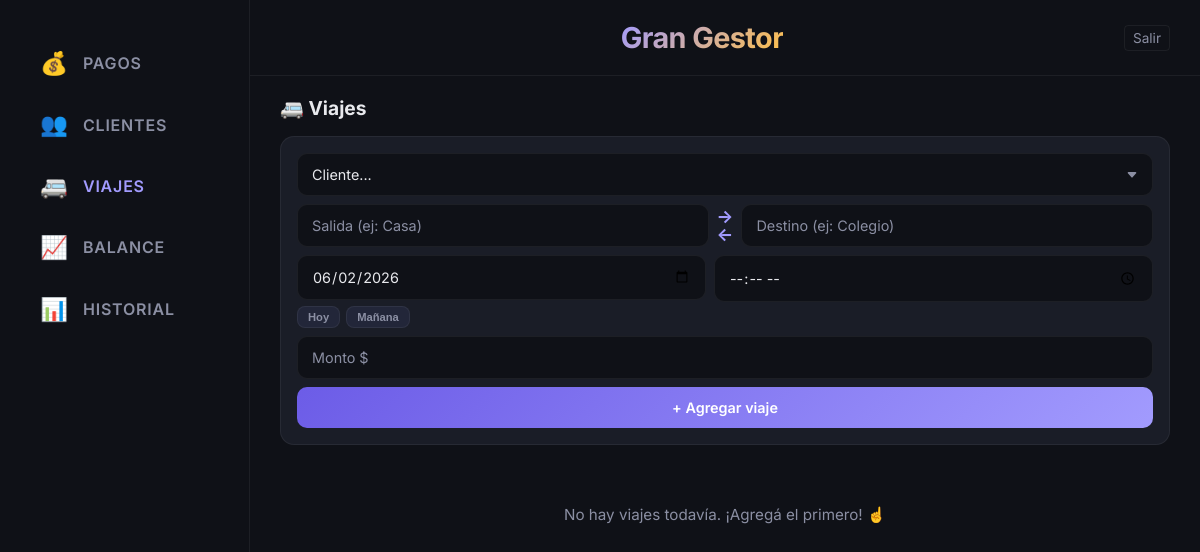
The page /viajes (signed in) on the database as committed earlier.
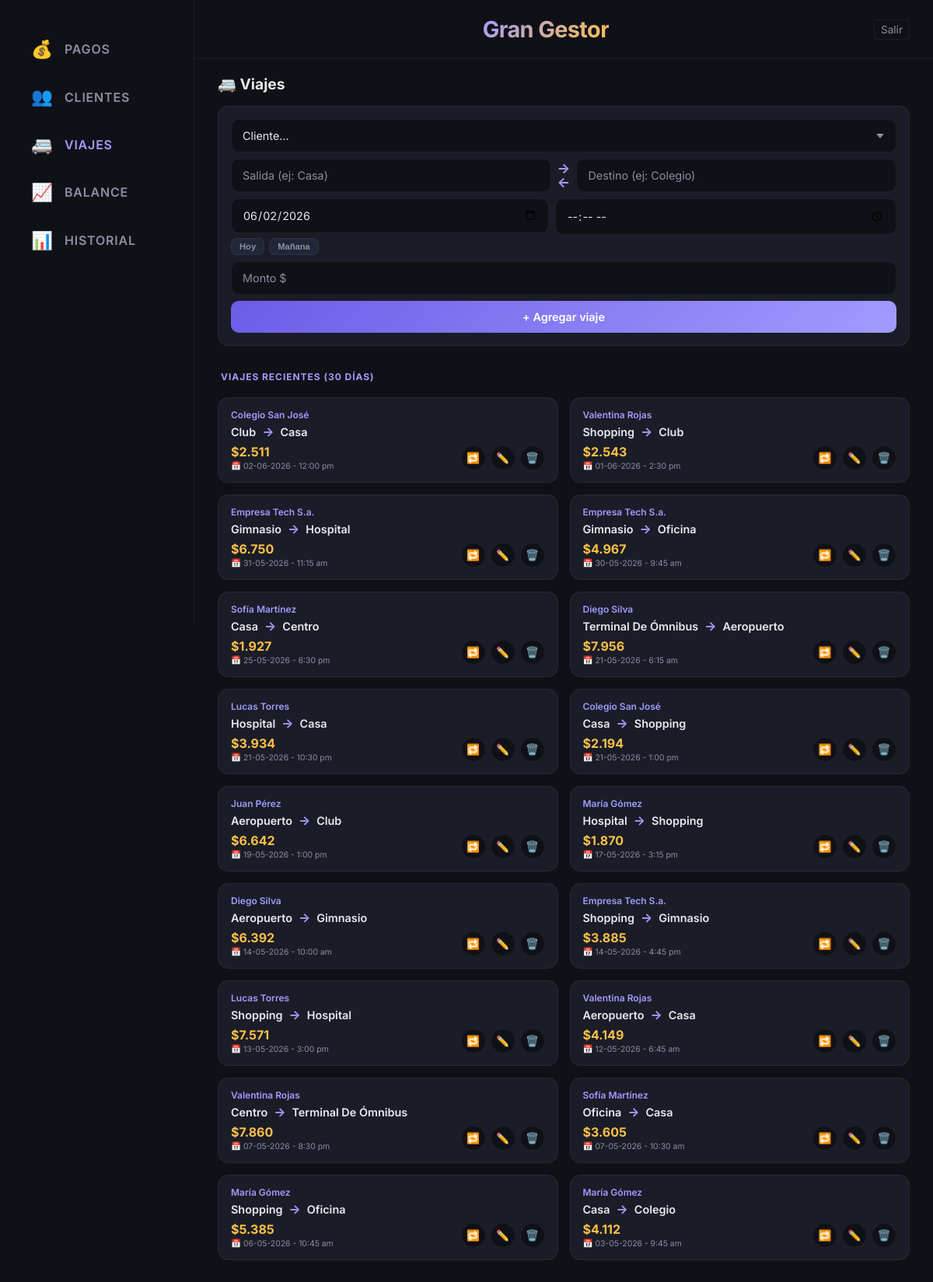
The same page on the database as committed later.
### tables this page shows
CREATE TABLE viajes (id INTEGER PRIMARY KEY AUTOINCREMENT, cliente_id INTEGER NOT NULL, salida TEXT NOT NULL, destino TEXT NOT NULL, monto REAL NOT NULL DEFAULT 0, activo INTEGER NOT NULL DEFAULT 1, fecha_creacion TEXT NOT NULL DEFAULT (date('now')), hora TEXT DEFAULT '', FOREIGN KEY (cliente_id) REFERENCES clientes(id));

CREATE TABLE clientes (id INTEGER PRIMARY KEY AUTOINCREMENT, nombre TEXT NOT NULL, activo INTEGER NOT NULL DEFAULT 1);

### flask_app.py (the view)
@app.route('/viajes')
def viajes():
    db = get_db()
    lista = db.execute('''
        SELECT v.*, c.nombre as cliente_nombre
        FROM viajes v
        JOIN clientes c ON v.cliente_id = c.id
        WHERE v.fecha_creacion >= date('now', '-30 days')
        ORDER BY v.fecha_creacion DESC, v.id DESC
    ''').fetchall()
    clientes_activos = db.execute(
        'SELECT id, nombre FROM clientes WHERE activo = 1 ORDER BY nombre ASC'
    ).fetchall()
    ultimos_viajes = {}
    for c in clientes_activos:
        ultimo = db.execute('''
            SELECT salida, destino, monto, hora
            FROM viajes
            WHERE cliente_id = ?
            ORDER BY id DESC LIMIT 1
        ''', (c['id'],)).fetchone()
        if ultimo:
            ultimos_viajes[c['id']] = {
                'salida': ultimo['salida'],
                'destino': ultimo['destino'],
                'monto': ultimo['monto'],
                'hora': ultimo['hora']
            }
    ahora = get_ahora()
    hoy_str = ahora.strftime('%Y-%m-%d')
    manana_str = (ahora + timedelta(days=1)).strftime('%Y-%m-%d')
    db.close()
    return render_template('viajes.html',
                           viajes=lista,
                           clientes=clientes_activos,
                           ultimos_viajes=ultimos_viajes,
                           hoy=hoy_str,
                           manana=manana_str)

### database.py (called while the page is built)
def get_db():
    try:
        from flask import session, has_request_context
        if has_request_context() and session.get('role') == 'demo':
            db_name = 'demo.db'
        else:
            db_name = 'datos.db'
    except ImportError:
        db_name = 'datos.db'
    DB_PATH = os.path.join(os.path.dirname(os.path.abspath(__file__)), db_name)
    """Obtiene una conexión a la base de datos."""
    conn = sqlite3.connect(DB_PATH)
    conn.row_factory = sqlite3.Row
    conn.execute("PRAGMA foreign_keys = ON")
    return conn

### flask_app.py (called while the page is built)
def get_ahora():
    return datetime.now(ARG_TZ)

@app.before_request
def require_login():
    allow_list = ['login', 'static', 'deploy']
    if request.endpoint not in allow_list and request.endpoint is not None:
        if not session.get('role'):
            return redirect(url_for('login'))

@app.template_filter('formato_pesos')
def formato_pesos(valor):
    try:
        return "{:,.0f}".format(valor).replace(',', '.')
    except (ValueError, TypeError):
        return valor

@app.template_filter('formato_fecha')
def formato_fecha(fecha_str):
    if not fecha_str:
        return ""
    try:
        dt = datetime.strptime(fecha_str, '%Y-%m-%d')
        return dt.strftime('%d-%m-%Y')
    except (ValueError, TypeError):
        return fecha_str

@app.template_filter('formato_hora_12h')
def formato_hora_12h(hora_str):
    if not hora_str:
        return ""
    try:
        dt = datetime.strptime(hora_str, '%H:%M')
        return dt.strftime('%I:%M %p').lower().lstrip('0')
    except (ValueError, TypeError):
        return hora_str

@app.template_filter('cap_palabras')
def cap_palabras(s):
    if not s:
        return ""
    return ' '.join(word.capitalize() for word in s.split())

### templates/viajes.html (shortened to what this page needs)
{% extends 'base.html' %}
{% block content %}
<div class="seccion-titulo">
    <h2>🚐 Viajes</h2>
</div>
{% if clientes %}
<form method="POST" action="{{ url_for('crear_viaje') }}" class="form-nuevo" id="form-nuevo-viaje">
    <div class="form-row">
        <select name="cliente_id" required class="input-field" id="select-cliente">
            <option value="" disabled selected>Cliente...</option>
        </select>
    </div>
    <div class="form-row">
        <input type="text" name="salida" placeholder="Salida (ej: Casa)" required class="input-field" id="input-salida">
        <div class="arrow-container" style="display: flex; flex-direction: column; align-items: center; justify-content: center;">
            <span class="arrow-icon" style="line-height: 1;">→</span>
            <span class="arrow-icon swap-btn" onclick="swapDestinos()" style="cursor: pointer; line-height: 1;" title="Intercambiar Salida y Destino">←</span>
        </div>
        <input type="text" name="destino" placeholder="Destino (ej: Colegio)" required class="input-field" id="input-destino">
    </div>
    <div class="form-row" style="align-items: flex-start;">
        <div style="flex: 1; display: flex; flex-direction: column; gap: 4px;">
            <input type="date" name="fecha" value="{{ hoy }}" required class="input-field" id="input-fecha">
            <div class="date-shortcuts">
                <button type="button" class="btn-shortcut" onclick="setFecha('{{ hoy }}')">Hoy</button>
                <button type="button" class="btn-shortcut" onclick="setFecha('{{ manana }}')">Mañana</button>
            </div>
        </div>
        <input type="time" name="hora" required class="input-field" id="input-hora">
    </div>
    <div class="form-row">
        <input type="number" name="monto" placeholder="Monto $" step="100" min="0" required class="input-field" id="input-monto">
    </div>
    <button type="submit" class="btn-primary" id="btn-agregar-viaje">+ Agregar viaje</button>
</form>
{% else %}
<div class="empty-state" style="padding: 20px">
    <p>Primero necesitás agregar clientes.</p>
    <a href="{{ url_for('clientes') }}" class="btn-primary" style="display:inline-block; margin-top:10px">Ir a Clientes</a>
</div>
{% endif %}
<div class="lista-viajes">
    {% if viajes %}
        <div class="viaje-grupo-header">Viajes Recientes (30 días)</div>
    {% endif %}
    {% for viaje in viajes %}
        <div class="viaje-item {{ 'inactivo' if not viaje.activo }}" id="viaje-{{ viaje.id }}">
            <div class="cliente-nombre" style="font-size: 0.75rem; color: var(--accent-light); margin-bottom: 4px;">
                {{ viaje.cliente_nombre | cap_palabras }}
            </div>
            <div class="viaje-ruta">
                <span class="viaje-salida">{{ viaje.salida | cap_palabras }}</span>
                <span class="viaje-flecha">→</span>
                <span class="viaje-destino">{{ viaje.destino | cap_palabras }}</span>
            </div>
            <div class="viaje-meta">
                <div style="display: flex; flex-direction: column; gap: 2px;">
                    <span class="viaje-monto">${{ viaje.monto|formato_pesos }}</span>
                    <span class="pago-fecha" style="font-size: 0.65rem;">📅 {{ viaje.fecha_creacion|formato_fecha }} {% if viaje.hora %}- {{ viaje.hora | formato_hora_12h }}{% endif %}</span>
                </div>
                <div class="viaje-acciones">
                    <button type="button" class="btn-icon btn-sm" title="Repetir viaje"
                        onclick="repetirViaje({{ viaje.cliente_id }}, '{{ viaje.salida }}', '{{ viaje.destino }}', {{ viaje.monto }}, '{{ viaje.hora }}')">🔁</button>
                    <button type="button" class="btn-icon btn-sm" onclick="toggleEditViaje({{ viaje.id }})">✏️</button>
                    <form method="POST" action="{{ url_for('eliminar_viaje', id=viaje.id) }}" style="display:inline">
                        <button type="submit" class="btn-icon btn-sm">🗑️</button>
                    </form>
                </div>
            </div>
        </div>
    {% endfor %}
    {% if not viajes and clientes %}
    <div class="empty-state">
        <p>No hay viajes todavía. ¡Agregá el primero! ☝️</p>
    </div>
    {% endif %}
</div>
{% endblock %}

### templates/base.html (shortened to what this page needs)
<!DOCTYPE html>
<html lang="es">
<head>
    <link rel="stylesheet" href="{{ url_for('static', filename='style.css') }}">
</head>
<body>
    <div class="app-container">
        <header class="app-header" style="display:flex; justify-content:space-between; align-items:center;">
            <h1 style="margin:0;">Gran Gestor</h1>
            {% if session.get('role') %}
            <a href="{{ url_for('logout') }}" style="color:var(--text-secondary); text-decoration:none; font-size:0.85rem; padding: 4px 8px; border: 1px solid var(--borde); border-radius:4px;">Salir</a>
            {% else %}
            <div></div>
            {% endif %}
        </header>
        <main class="app-content">
            {% block content %}{% endblock %}
        </main>
        <nav class="bottom-nav">
            <a href="{{ url_for('pagos') }}" class="nav-item {% if request.endpoint == 'pagos' %}active{% endif %}">
                <span class="nav-icon">💰</span>
                <span class="nav-label">Pagos</span>
            </a>
            <a href="{{ url_for('clientes') }}"
                class="nav-item {% if request.endpoint == 'clientes' %}active{% endif %}">
                <span class="nav-icon">👥</span>
                <span class="nav-label">Clientes</span>
            </a>
            <a href="{{ url_for('viajes') }}" class="nav-item {% if request.endpoint == 'viajes' %}active{% endif %}">
                <span class="nav-icon">🚐</span>
                <span class="nav-label">Viajes</span>
            </a>
            <a href="{{ url_for('balance') }}"
                class="nav-item {% if request.endpoint == 'balance' %}active{% endif %}">
                <span class="nav-icon">📈</span>
                <span class="nav-label">Balance</span>
            </a>
            <a href="{{ url_for('historial') }}"
                class="nav-item {% if request.endpoint == 'historial' %}active{% endif %}">
                <span class="nav-icon">📊</span>
                <span class="nav-label">Historial</span>
            </a>
        </nav>
    </div>
</body>
</html>

Rows that differ between the two databases and show on the page:
added viajes: cliente_nombre|cap_palabras "Colegio San José", salida|cap_palabras "Club", destino|cap_palabras "Casa", monto "2.511", fecha_creacion "02-06-2026", hora "12:00 pm"
added viajes: cliente_nombre|cap_palabras "Valentina Rojas", salida|cap_palabras "Shopping", destino|cap_palabras "Club", monto "2.543", fecha_creacion "01-06-2026", hora "2:30 pm"
added viajes: cliente_nombre|cap_palabras "Empresa Tech S.a.", salida|cap_palabras "Gimnasio", destino|cap_palabras "Hospital", monto "6.750", fecha_creacion "31-05-2026", hora "11:15 am"
added viajes: cliente_nombre|cap_palabras "Empresa Tech S.a.", salida|cap_palabras "Gimnasio", destino|cap_palabras "Oficina", monto "4.967", fecha_creacion "30-05-2026", hora "9:45 am"
added viajes: cliente_nombre|cap_palabras "Sofía Martínez", salida|cap_palabras "Casa", destino|cap_palabras "Centro", monto "1.927", fecha_creacion "25-05-2026", hora "6:30 pm"
added viajes: cliente_nombre|cap_palabras "Diego Silva", salida|cap_palabras "Terminal De Ómnibus", destino|cap_palabras "Aeropuerto", monto "7.956", fecha_creacion "21-05-2026", hora "6:15 am"
added viajes: cliente_nombre|cap_palabras "Lucas Torres", salida|cap_palabras "Hospital", destino|cap_palabras "Casa", monto "3.934", fecha_creacion "21-05-2026", hora "10:30 pm"
added viajes: cliente_nombre|cap_palabras "Colegio San José", salida|cap_palabras "Casa", destino|cap_palabras "Shopping", monto "2.194", fecha_creacion "21-05-2026", hora "1:00 pm"
added viajes: cliente_nombre|cap_palabras "Juan Pérez", salida|cap_palabras "Aeropuerto", destino|cap_palabras "Club", monto "6.642", fecha_creacion "19-05-2026", hora "1:00 pm"
added viajes: cliente_nombre|cap_palabras "María Gómez", salida|cap_palabras "Hospital", destino|cap_palabras "Shopping", monto "1.870", fecha_creacion "17-05-2026", hora "3:15 pm"
added viajes: cliente_nombre|cap_palabras "Diego Silva", salida|cap_palabras "Aeropuerto", destino|cap_palabras "Gimnasio", monto "6.392", fecha_creacion "14-05-2026", hora "10:00 am"
added viajes: cliente_nombre|cap_palabras "Empresa Tech S.a.", salida|cap_palabras "Shopping", destino|cap_palabras "Gimnasio", monto "3.885", fecha_creacion "14-05-2026", hora "4:45 pm"
added viajes: cliente_nombre|cap_palabras "Lucas Torres", salida|cap_palabras "Shopping", destino|cap_palabras "Hospital", monto "7.571", fecha_creacion "13-05-2026", hora "3:00 pm"
added viajes: cliente_nombre|cap_palabras "Valentina Rojas", salida|cap_palabras "Aeropuerto", destino|cap_palabras "Casa", monto "4.149", fecha_creacion "12-05-2026", hora "6:45 am"
added viajes: cliente_nombre|cap_palabras "Valentina Rojas", salida|cap_palabras "Centro", destino|cap_palabras "Terminal De Ómnibus", monto "7.860", fecha_creacion "07-05-2026", hora "8:30 pm"
added viajes: cliente_nombre|cap_palabras "Sofía Martínez", salida|cap_palabras "Oficina", destino|cap_palabras "Casa", monto "3.605", fecha_creacion "07-05-2026", hora "10:30 am"
added viajes: cliente_nombre|cap_palabras "María Gómez", salida|cap_palabras "Shopping", destino|cap_palabras "Oficina", monto "5.385", fecha_creacion "06-05-2026", hora "10:45 am"
added viajes: cliente_nombre|cap_palabras "María Gómez", salida|cap_palabras "Casa", destino|cap_palabras "Colegio", monto "4.112", fecha_creacion "03-05-2026", hora "9:45 am"
Other text that changed with them:
text no longer shown: "No hay viajes todavía. ¡Agregá el primero! ☝️"
text now shown: "VIAJES RECIENTES (30 DÍAS)"
